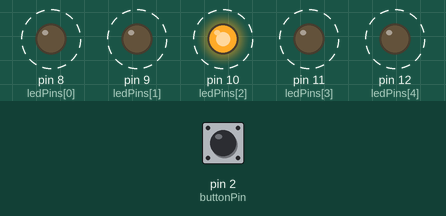
The sketch below on a simulated Arduino Uno, built with avr-gcc and run on an emulated ATmega328P. On the bench: output pins drawn as LEDs (lit = HIGH). Dashed ring = blinking. Inputs (shaded band) come from the test bench; at power-on: pin 2 (buttonPin) HIGH. Random numbers use the default seed unless the sketch sets one.

Above: at 1.25 s.
1.3 s: pin 2 (buttonPin) pulled LOW for 0.15 s
At 1.45 s:
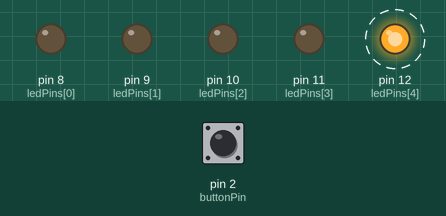
4.3 s: pin 2 (buttonPin) pulled LOW for 1 s
At 5.15 s:
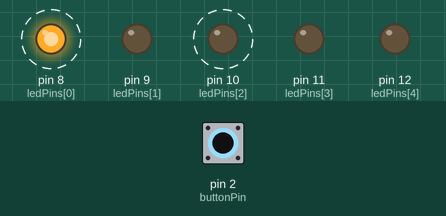
7.3 s: pin 2 (buttonPin) pulled LOW for 3.2 s
At 7.8 s:
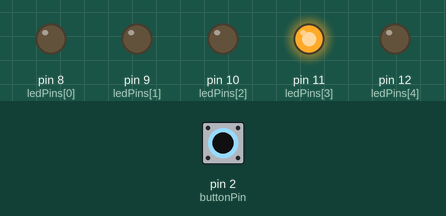
12.0 s: pin 2 (buttonPin) pulled LOW for 0.15 s
15.0 s: pin 2 (buttonPin) pulled LOW for 0.15 s
Timing chart, 0 to 19.0 s (numbered marks = the images above; inputs shaded):
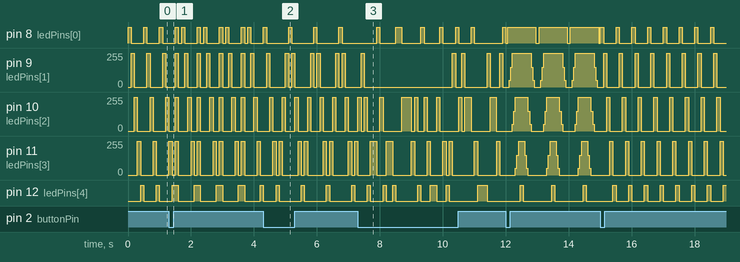

The sketch:

Button_Patterns.ino
```cpp
const int ledPins[] = {8, 9, 10, 11, 12};
const int buttonPin = 2;
int pattern = 0;
bool buttonPressed = false;

void setup() {
  for (int i = 0; i < 5; i++) {
    pinMode(ledPins[i], OUTPUT);
  }
  pinMode(buttonPin, INPUT_PULLUP);
  attachInterrupt(digitalPinToInterrupt(buttonPin), changePattern, FALLING);
}

void loop() {
  switch (pattern) {
    case 0: runningLights(); break;
    case 1: blinkAndChase(); break;
    case 2: knightRider(); break;
    case 3: randomTwinkle(); break;
    case 4: waveEffect(); break;
  }
}

void changePattern() {
  if (!buttonPressed) {
    buttonPressed = true;
    pattern = (pattern + 1) % 5; // Cycle through 5 patterns
    delay(200); // Debounce delay
    buttonPressed = false;
  }
}

// Pattern 1: Running Lights
void runningLights() {
  for (int i = 0; i < 5; i++) {
    digitalWrite(ledPins[i], HIGH);
    delay(100);
    digitalWrite(ledPins[i], LOW);
  }
}

// Pattern 2: Blink & Chase
void blinkAndChase() {
  for (int i = 0; i < 5; i++) {
    digitalWrite(ledPins[i], HIGH);
  }
  delay(100);
  for (int i = 0; i < 5; i++) {
    digitalWrite(ledPins[i], LOW);
  }
  delay(100);
  for (int i = 0; i < 5; i++) {
    digitalWrite(ledPins[i], HIGH);
    delay(100);
    digitalWrite(ledPins[i], LOW);
  }
}

// Pattern 3: Knight Rider (Bouncing effect)
void knightRider() {
  for (int i = 0; i < 4; i++) {
    digitalWrite(ledPins[i], HIGH);
    delay(100);
    digitalWrite(ledPins[i], LOW);
  }
  for (int i = 4; i > 0; i--) {
    digitalWrite(ledPins[i], HIGH);
    delay(100);
    digitalWrite(ledPins[i], LOW);
  }
}

// Pattern 4: Random Twinkle
void randomTwinkle() {
  int led = random(0, 5);
  digitalWrite(ledPins[led], HIGH);
  delay(100);
  digitalWrite(ledPins[led], LOW);
}

// Pattern 5: Wave Effect
void waveEffect() {
  for (int i = 0; i < 5; i++) {
    analogWrite(ledPins[i], 50);
    delay(50);
    analogWrite(ledPins[i], 150);
    delay(50);
    analogWrite(ledPins[i], 255);
  }
  for (int i = 4; i >= 0; i--) {
    analogWrite(ledPins[i], 150);
    delay(50);
    analogWrite(ledPins[i], 50);
    delay(50);
    analogWrite(ledPins[i], 0);
  }
}
```
